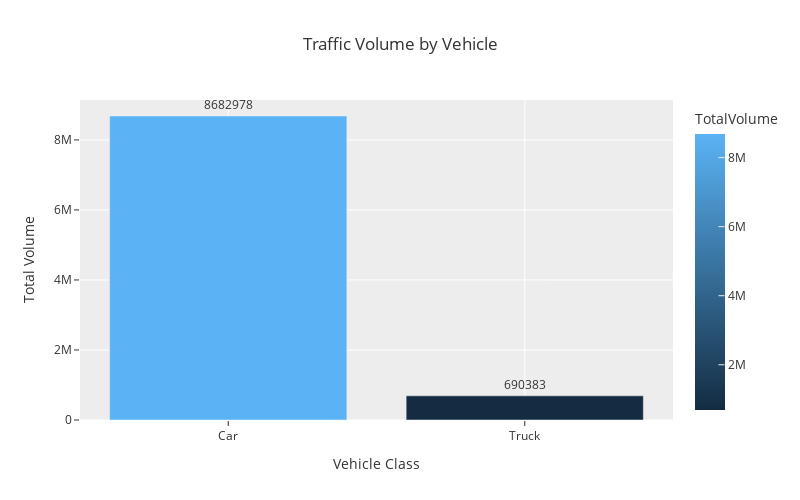

Write notebook code for a chart like this one.
### Markdown cell above
## 3. Vehicle Type Distribution

**Understanding how different vehicle types contribute to the traffic and toll revenue**

### Code cell
import plotly.express as px
vehicle_distribution = df.groupby('VehicleClass')['TotalVolume'].sum().reset_index()

fig=px.bar(vehicle_distribution, x="VehicleClass", y="TotalVolume", title="Traffic Volume by Vehicle", text="TotalVolume",color="TotalVolume", template="ggplot2")

fig.update_traces(texttemplate='%{text}', textposition='outside')
fig.update_layout(width=800, height=500, xaxis_title="Vehicle Class", yaxis_title="Total Volume")
fig.show()

### Figure 1 — Plotly figure (JSON) as saved in the notebook; plotly's stock layout.template omitted (floating-point values rounded to 4 significant figures)
{"data": [{"alignmentgroup": "True", "hovertemplate": "VehicleClass=%{x}<br>TotalVolume=%{marker.color}<extra></extra>", "legendgroup": "", "marker": {"color": [8682978, 690383], "coloraxis": "coloraxis", "pattern": {"shape": ""}}, "name": "", "offsetgroup": "", "orientation": "v", "showlegend": false, "text": [8682978, 690383], "textposition": "outside", "texttemplate": "%{text}", "type": "bar", "x": ["Car", "Truck"], "xaxis": "x", "y": [8682978, 690383], "yaxis": "y"}], "layout": {"barmode": "relative", "coloraxis": {"colorbar": {"title": {"text": "TotalVolume"}}, "colorscale": [[0, "rgb(20,44,66)"], [1, "rgb(90,179,244)"]]}, "height": 500, "legend": {"tracegroupgap": 0}, "title": {"text": "Traffic Volume by Vehicle"}, "width": 800, "xaxis": {"anchor": "y", "autorange": true, "domain": [0, 1], "range": [-0.5, 1.5], "title": {"text": "Vehicle Class"}, "type": "category"}, "yaxis": {"anchor": "x", "autorange": true, "domain": [0, 1], "range": [0, 9140000.0], "title": {"text": "Total Volume"}, "type": "linear"}}}
